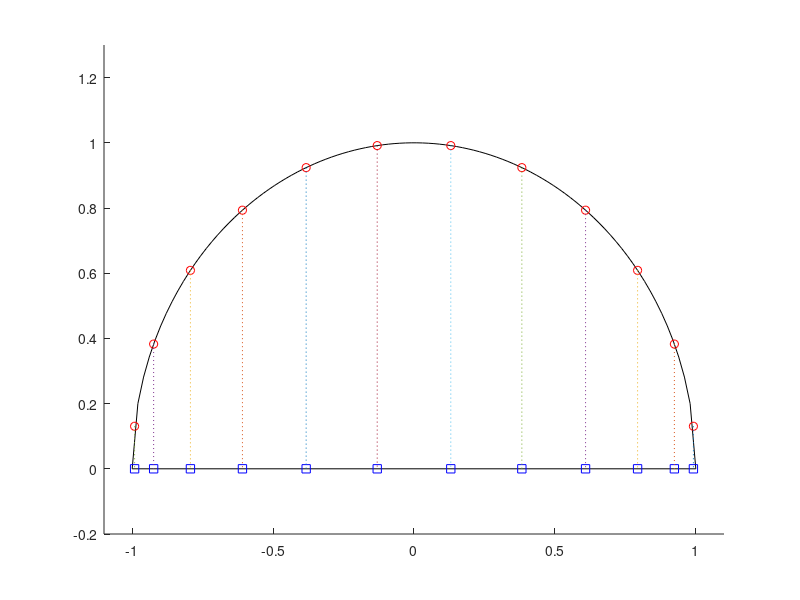

Source code (MATLAB):
% script FigNodiCheb
n=12;
k=1:n;
xcheb=cos((2*k-1)*pi/(2*n));
y_circ=sqrt(1-xcheb.^2);
xx=linspace(-1,1,100);
circ=sqrt(1-xx.^2);hold on
plot(xx,circ,'k',xcheb,y_circ,'or')
plot([xx(1) xx(end)],[0 0],'k')
axis([-1.1 1.1 -0.2 1.3])
plot(xcheb,zeros(size(xcheb)),'sb')
for k=1:n
    plot([xcheb(k) xcheb(k)],[y_circ(k) 0],':')
end   
hold off
